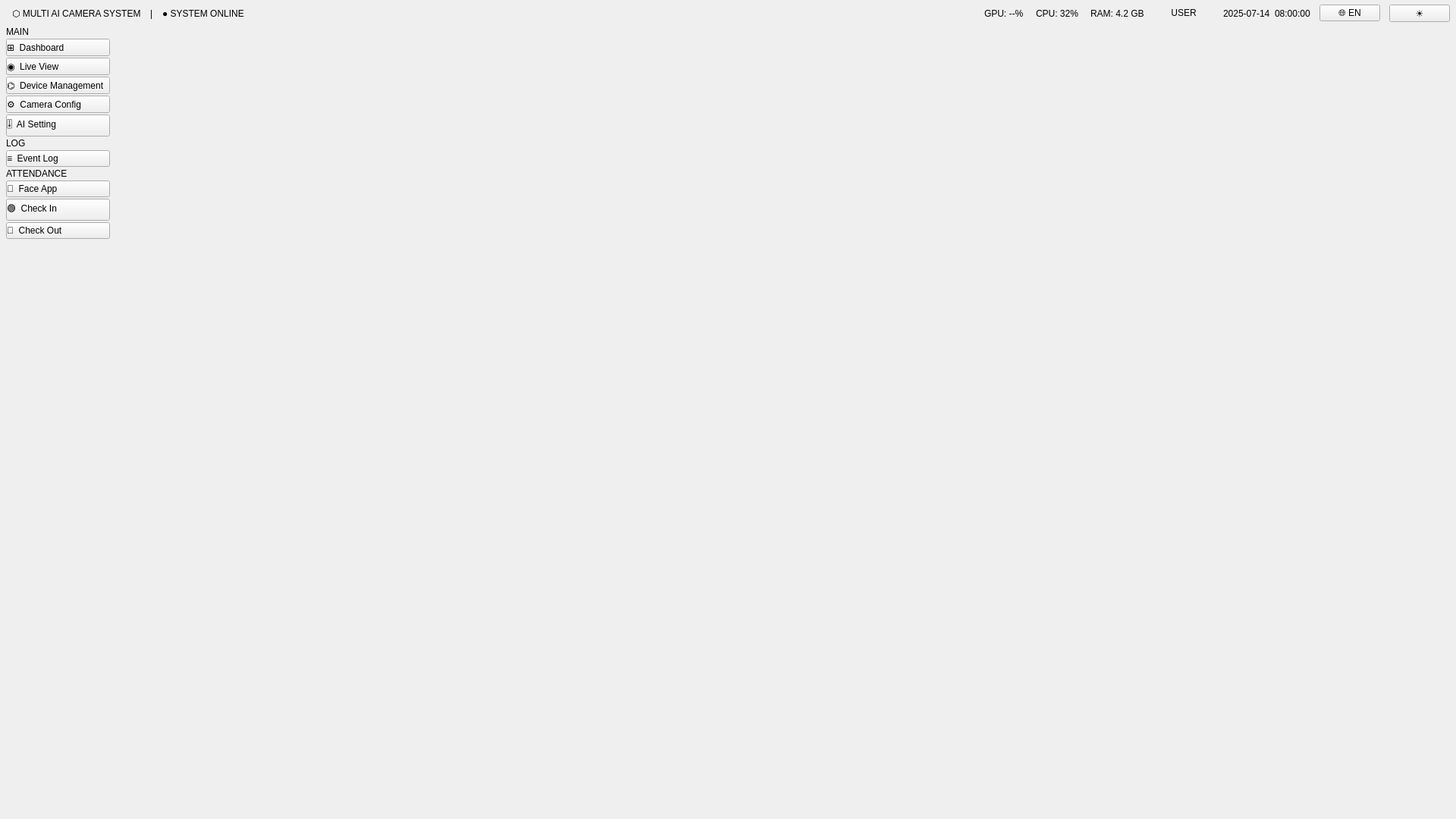
<?xml version="1.0" encoding="UTF-8"?>
<ui version="4.0">
 <class>MainWindow</class>
 <widget class="QMainWindow" name="MainWindow">
  <property name="geometry">
   <rect>
    <x>0</x>
    <y>0</y>
    <width>1920</width>
    <height>1080</height>
   </rect>
  </property>
  <property name="windowTitle">
   <string>Multi AI Camera Management System</string>
  </property>
  <widget class="QWidget" name="centralWidget">
   <layout class="QVBoxLayout" name="verticalLayout_central">
    <property name="spacing">
     <number>0</number>
    </property>
    <property name="leftMargin">
     <number>0</number>
    </property>
    <property name="topMargin">
     <number>0</number>
    </property>
    <property name="rightMargin">
     <number>0</number>
    </property>
    <property name="bottomMargin">
     <number>0</number>
    </property>
    <item>
     <layout class="QHBoxLayout" name="hLayout_topBar">
      <property name="spacing">
       <number>12</number>
      </property>
      <property name="leftMargin">
       <number>16</number>
      </property>
      <property name="topMargin">
       <number>6</number>
      </property>
      <property name="rightMargin">
       <number>8</number>
      </property>
      <property name="bottomMargin">
       <number>6</number>
      </property>
      <item>
       <widget class="QLabel" name="lbl_project_name">
        <property name="text">
         <string>⬡ MULTI AI CAMERA SYSTEM</string>
        </property>
       </widget>
      </item>
      <item>
       <widget class="QLabel" name="lbl_separator_1">
        <property name="text">
         <string>|</string>
        </property>
       </widget>
      </item>
      <item>
       <widget class="QLabel" name="lbl_system_status">
        <property name="text">
         <string>● SYSTEM ONLINE</string>
        </property>
       </widget>
      </item>
      <item>
       <spacer>
        <property name="orientation">
         <enum>Qt::Horizontal</enum>
        </property>
        <property name="sizeHint" stdset="0">
         <size>
          <width>40</width>
          <height>20</height>
         </size>
        </property>
       </spacer>
      </item>
      <item>
       <layout class="QHBoxLayout" name="hLayout_top_stats">
        <property name="spacing">
         <number>16</number>
        </property>
        <item>
         <widget class="QLabel" name="lbl_gpu_usage">
          <property name="text">
           <string>GPU: --%</string>
          </property>
         </widget>
        </item>
        <item>
         <widget class="QLabel" name="lbl_cpu_usage">
          <property name="text">
           <string>CPU: 32%</string>
          </property>
         </widget>
        </item>
        <item>
         <widget class="QLabel" name="lbl_ram_usage">
          <property name="text">
           <string>RAM: 4.2 GB</string>
          </property>
         </widget>
        </item>
       </layout>
      </item>
      <item>
       <widget class="QPushButton" name="btn_user_menu">
        <property name="cursor">
         <cursorShape>PointingHandCursor</cursorShape>
        </property>
        <property name="toolTip">
         <string>Account</string>
        </property>
        <property name="text">
         <string>USER</string>
        </property>
        <property name="flat">
         <bool>true</bool>
        </property>
       </widget>
      </item>
      <item>
       <widget class="QLabel" name="lbl_datetime">
        <property name="text">
         <string>2025-07-14  08:00:00</string>
        </property>
       </widget>
      </item>
      <item>
       <widget class="QPushButton" name="btn_language">
        <property name="cursor">
         <cursorShape>PointingHandCursor</cursorShape>
        </property>
        <property name="toolTip">
         <string>Change Language</string>
        </property>
        <property name="text">
         <string>🌐 EN</string>
        </property>
       </widget>
      </item>
      <item>
       <widget class="QPushButton" name="btn_dark_mode">
        <property name="toolTip">
         <string>Toggle Dark / Light Mode</string>
        </property>
        <property name="text">
         <string>☀</string>
        </property>
        <property name="checkable">
         <bool>true</bool>
        </property>
       </widget>
      </item>
     </layout>
    </item>
    <item>
     <layout class="QHBoxLayout" name="hLayout_main">
      <property name="spacing">
       <number>0</number>
      </property>
      <property name="leftMargin">
       <number>0</number>
      </property>
      <property name="topMargin">
       <number>0</number>
      </property>
      <property name="rightMargin">
       <number>0</number>
      </property>
      <property name="bottomMargin">
       <number>0</number>
      </property>
      <item>
       <layout class="QVBoxLayout" name="vLayout_sidebar">
        <property name="spacing">
         <number>2</number>
        </property>
        <property name="leftMargin">
         <number>8</number>
        </property>
        <property name="topMargin">
         <number>0</number>
        </property>
        <property name="rightMargin">
         <number>8</number>
        </property>
        <property name="bottomMargin">
         <number>0</number>
        </property>
        <item>
         <widget class="QLabel" name="lbl_section_main">
          <property name="text">
           <string>MAIN</string>
          </property>
         </widget>
        </item>
        <item>
         <widget class="QPushButton" name="btn_nav_dashboard">
          <property name="sizeIncrement">
           <size>
            <width>0</width>
            <height>0</height>
           </size>
          </property>
          <property name="tabletTracking">
           <bool>false</bool>
          </property>
          <property name="contextMenuPolicy">
           <enum>Qt::DefaultContextMenu</enum>
          </property>
          <property name="layoutDirection">
           <enum>Qt::LeftToRight</enum>
          </property>
          <property name="styleSheet">
           <string notr="true">text-align: left;
</string>
          </property>
          <property name="text">
           <string>⊞  Dashboard</string>
          </property>
          <property name="checkable">
           <bool>true</bool>
          </property>
          <property name="checked">
           <bool>false</bool>
          </property>
         </widget>
        </item>
        <item>
         <widget class="QPushButton" name="btn_nav_liveview">
          <property name="styleSheet">
           <string notr="true">text-align: left;</string>
          </property>
          <property name="text">
           <string>◉  Live View</string>
          </property>
          <property name="checkable">
           <bool>true</bool>
          </property>
         </widget>
        </item>
        <item>
         <widget class="QPushButton" name="btn_nav_device_management">
          <property name="styleSheet">
           <string notr="true">text-align: left;</string>
          </property>
          <property name="text">
           <string>⌬  Device Management</string>
          </property>
          <property name="checkable">
           <bool>true</bool>
          </property>
         </widget>
        </item>
        <item>
         <widget class="QPushButton" name="btn_nav_camera_config">
          <property name="styleSheet">
           <string notr="true">text-align: left;</string>
          </property>
          <property name="text">
           <string>⚙  Camera Config</string>
          </property>
          <property name="checkable">
           <bool>true</bool>
          </property>
         </widget>
        </item>
        <item>
         <widget class="QPushButton" name="btn_nav_settings">
          <property name="styleSheet">
           <string notr="true">text-align: left;</string>
          </property>
          <property name="text">
           <string>🎚️  AI Setting</string>
          </property>
          <property name="checkable">
           <bool>true</bool>
          </property>
         </widget>
        </item>
        <item>
         <widget class="QLabel" name="lbl_section_monitor">
          <property name="text">
           <string>LOG</string>
          </property>
         </widget>
        </item>
        <item>
         <widget class="QPushButton" name="btn_nav_event_log">
          <property name="styleSheet">
           <string notr="true">text-align: left;</string>
          </property>
          <property name="text">
           <string>≡  Event Log</string>
          </property>
          <property name="checkable">
           <bool>true</bool>
          </property>
         </widget>
        </item>
        <item>
         <widget class="QLabel" name="lbl_section_attendance">
          <property name="text">
           <string>ATTENDANCE</string>
          </property>
         </widget>
        </item>
        <item>
         <widget class="QPushButton" name="btn_nav_attendance">
          <property name="styleSheet">
           <string notr="true">text-align: left;</string>
          </property>
          <property name="text">
           <string>🪪  Face App</string>
          </property>
          <property name="checkable">
           <bool>false</bool>
          </property>
         </widget>
        </item>
        <item>
         <widget class="QPushButton" name="btn_nav_checkin">
          <property name="styleSheet">
           <string notr="true">text-align: left;</string>
          </property>
          <property name="text">
           <string>🟢  Check In</string>
          </property>
          <property name="checkable">
           <bool>false</bool>
          </property>
         </widget>
        </item>
        <item>
         <widget class="QPushButton" name="btn_nav_checkout">
          <property name="styleSheet">
           <string notr="true">text-align: left;</string>
          </property>
          <property name="text">
           <string>🔴  Check Out</string>
          </property>
          <property name="checkable">
           <bool>false</bool>
          </property>
         </widget>
        </item>
        <item>
         <spacer>
          <property name="orientation">
           <enum>Qt::Vertical</enum>
          </property>
          <property name="sizeHint" stdset="0">
           <size>
            <width>20</width>
            <height>40</height>
           </size>
          </property>
         </spacer>
        </item>
       </layout>
      </item>
      <item>
       <widget class="QStackedWidget" name="stackedPages">
        <property name="currentIndex">
         <number>0</number>
        </property>
        <widget class="QWidget" name="page_dashboard"/>
        <widget class="QWidget" name="page_liveview"/>
        <widget class="QWidget" name="page_camera_config"/>
        <widget class="QWidget" name="page_ai_config"/>
        <widget class="QWidget" name="page_recording"/>
        <widget class="QWidget" name="page_event_log"/>
        <widget class="QWidget" name="page_sys_monitor"/>
        <widget class="QWidget" name="page_settings"/>
       </widget>
      </item>
     </layout>
    </item>
   </layout>
  </widget>
 </widget>
 <resources/>
 <connections/>
</ui>
